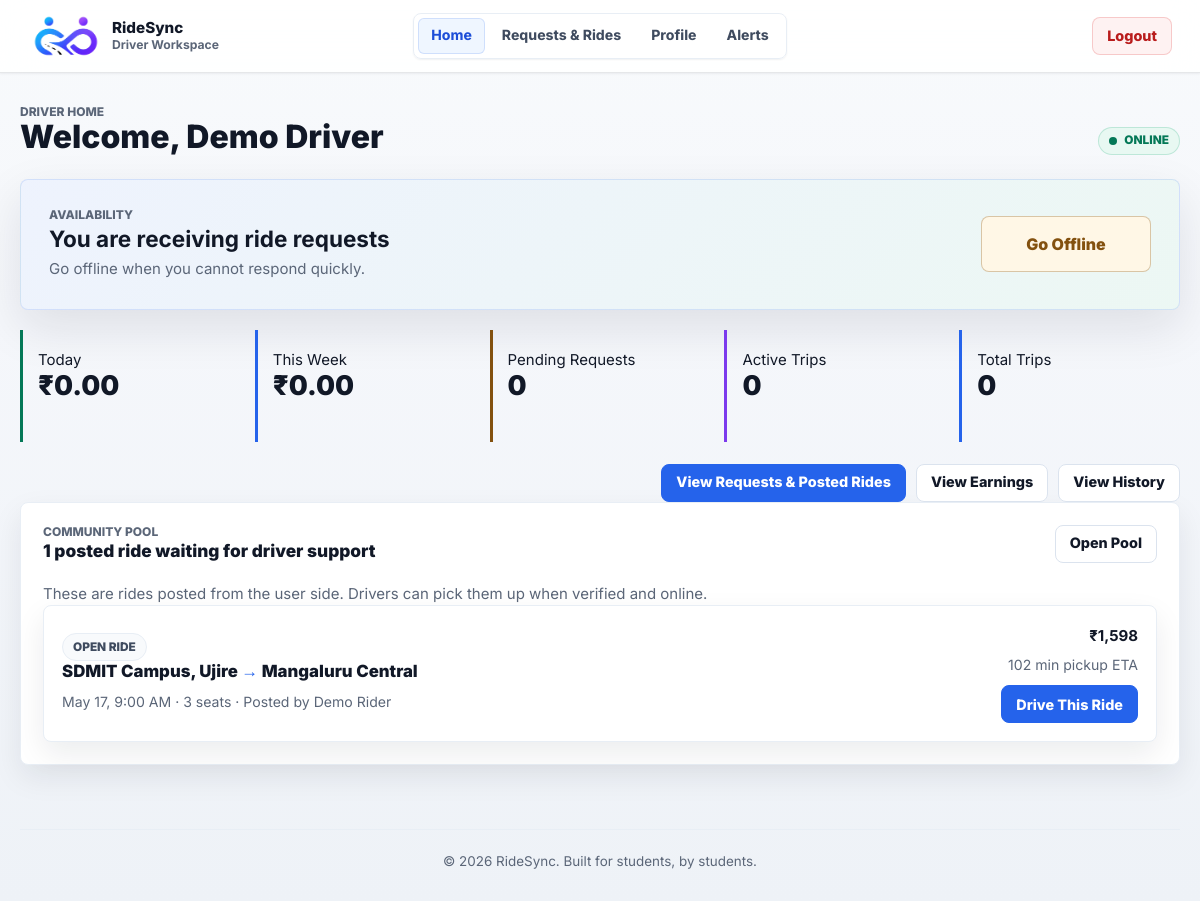
The page /pages/driver_dashboard.php (signed in) on the database its author committed.
### tables this page shows
CREATE TABLE IF NOT EXISTS rides (
  id INT UNSIGNED NOT NULL AUTO_INCREMENT,
  user_id INT UNSIGNED NOT NULL,
  origin VARCHAR(150) NOT NULL,
  destination VARCHAR(150) NOT NULL,
  origin_lat DECIMAL(10, 7) NULL,
  origin_lng DECIMAL(10, 7) NULL,
  destination_lat DECIMAL(10, 7) NULL,
  destination_lng DECIMAL(10, 7) NULL,
  route_distance_km DECIMAL(8, 2) NULL,
  travel_date DATE NOT NULL,
  travel_time TIME NOT NULL,
  seats_available TINYINT UNSIGNED NOT NULL DEFAULT 1,
  status ENUM('open', 'closed', 'cancelled') NOT NULL DEFAULT 'open',
  created_at TIMESTAMP NOT NULL DEFAULT CURRENT_TIMESTAMP,
  PRIMARY KEY (id),
  KEY idx_rides_user_id (user_id),
  KEY idx_rides_search (status, travel_date, travel_time),
  KEY idx_rides_user_status_time (user_id, status, travel_date, travel_time),
  CONSTRAINT fk_rides_user
    FOREIGN KEY (user_id) REFERENCES users(id)
    ON DELETE CASCADE
);

CREATE TABLE IF NOT EXISTS users (
  id INT UNSIGNED NOT NULL AUTO_INCREMENT,
  name VARCHAR(100) NOT NULL,
  email VARCHAR(190) NOT NULL,
  password VARCHAR(255) NOT NULL,
  college VARCHAR(150) NOT NULL,
  gender ENUM('Male', 'Female', 'Other') NOT NULL,
  profile_photo VARCHAR(255) NULL,
  created_at TIMESTAMP NOT NULL DEFAULT CURRENT_TIMESTAMP,
  PRIMARY KEY (id),
  UNIQUE KEY uq_users_email (email)
);

### pages/driver_dashboard.php (the view, shortened to what the rows shown need)
<?php
require_once __DIR__ . '/../config/db.php';
require_once __DIR__ . '/../includes/driver_account_helper.php';
require_once __DIR__ . '/../includes/driver_opportunity_helper.php';
$driverId = (int) $_SESSION['driver_id'];
$state = ridesync_fetch_driver_state($conn, $driverId);
$isVerifiedDriver = ridesync_driver_is_verified($state);
$communityRideCount = ridesync_count_driver_community_rides($conn, $driverId);
$communityRides = ridesync_fetch_driver_community_rides($conn, $driverId, 3);
require_once __DIR__ . '/../includes/driver_header.php';
?>
<div data-driver-live>
<div class="driver-page-header">
    <div>
        <h1>Welcome, <?php echo htmlspecialchars($_SESSION['driver_name']); ?></h1>
    </div>
</div>
<section class="driver-home-card">
    <div>
        <h2>
            <?php if (!$isVerifiedDriver): ?>
                Verification review required
            <?php else: ?>
                <?php echo $state['availability'] === 'online' ? 'You are receiving ride requests' : 'You are not visible to riders'; ?>
            <?php endif; ?>
        </h2>
    </div>
</section>
<section class="driver-panel driver-community-panel">
    <div class="driver-panel-header">
        <div>
            <h2><?php echo (int) $communityRideCount; ?> posted ride<?php echo $communityRideCount === 1 ? '' : 's'; ?> waiting for driver support</h2>
        </div>
    </div>
    <?php if (count($communityRides) === 0): ?>
        <p class="driver-empty">No open posted rides right now. New user posts will appear here automatically.</p>
    <?php else: ?>
        <div class="driver-opportunity-list">
            <?php foreach ($communityRides as $ride): ?>
                <?php
                    $isAssignedToDriver = (int) ($ride['assigned_driver_id'] ?? 0) === $driverId;
                    $etaMinutes = ridesync_driver_community_eta($ride, $state);
                    $fareEstimate = ridesync_driver_community_fare($ride);
                ?>
                <article class="driver-opportunity-card">
                    <div class="driver-opportunity-main">
                        <span class="driver-opportunity-status <?php echo $isAssignedToDriver ? 'is-assigned' : ''; ?>">
                            <?php echo $isAssignedToDriver ? 'Assigned to you' : 'Open ride'; ?>
                        </span>
                        <h3><?php echo htmlspecialchars($ride['origin']); ?> <span class="route-arrow">&rarr;</span> <?php echo htmlspecialchars($ride['destination']); ?></h3>
                        <p>
                            <?php echo htmlspecialchars(ridesync_driver_community_time_label($ride)); ?>
                            &middot; <?php echo (int) $ride['seats_available']; ?> seat<?php echo (int) $ride['seats_available'] === 1 ? '' : 's'; ?>
                            <?php if (!empty($ride['poster_name'])): ?>
                                &middot; Posted by <?php echo htmlspecialchars($ride['poster_name']); ?>
                            <?php endif; ?>
                        </p>
                    </div>
                    <div class="driver-opportunity-side">
                        <strong><?php echo formatCost($fareEstimate); ?></strong>
                        <span>
                            <?php echo $etaMinutes !== null ? $etaMinutes . ' min pickup ETA' : 'Pickup ETA after location update'; ?>
                        </span>
                        <?php if ($isAssignedToDriver): ?>
                            <button type="button" class="btn btn-secondary" disabled>Already Assigned</button>
                        <?php elseif (!$isVerifiedDriver): ?>
                            <button type="button" class="btn btn-secondary" disabled>Verification Needed</button>
                        <?php elseif ($state['availability'] !== 'online'): ?>
                            <button type="button" class="btn btn-secondary" disabled>Go Online First</button>
                        <?php else: ?>
                            <form action="/ridesync/actions/driver_account_action.php" method="POST">
                                <button type="submit" class="btn btn-primary">Drive This Ride</button>
                            </form>
                        <?php endif; ?>
                    </div>
                </article>
            <?php endforeach; ?>
        </div>
    <?php endif; ?>
</section>
</div>
<?php require_once __DIR__ . '/../includes/driver_footer.php'; ?>

### rows shown on the page
rides: origin "SDMIT Campus, Ujire", destination "Mangaluru Central", ridesync_driver_community_time_label($ride) "May 17, 9:00 AM", seats_available "3", user.name "Demo Rider", route_distance_km "₹1,598", etaMinutes "102"

### other values the page prints
$_SESSION['driver_name'] "Demo Driver"
ridesync_format_money($state['today_earnings']) "₹0.00"
ridesync_format_money($state['week_earnings']) "₹0.00"
$state['pending_requests'] "0"
$state['active_workload'] "0"
$state['completed_trips'] "0"
$communityRideCount "1"
